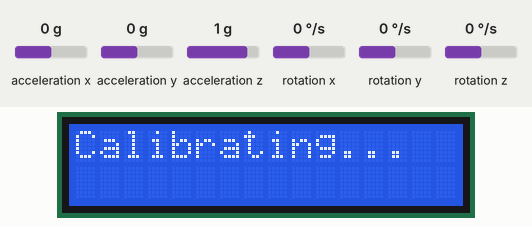
Simulated run of this sketch. Board: Arduino Uno, built with avr-gcc and run on an emulated ATmega328P. Parts: 16×2 character LCD. Inputs (shaded band) come from the test bench; at power-on: acceleration z 1 g, acceleration x 0 g, acceleration y 0 g, rotation x 0 °/s, rotation y 0 °/s, rotation z 0 °/s. What the sketch prints to the serial monitor is not drawn.

Above: at 1.6 s.
At 4.9 s:
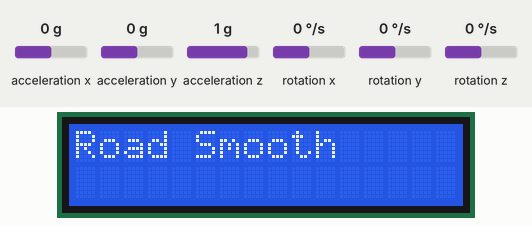
5.0 s: acceleration z set to -1.4 g
At 5.6 s:
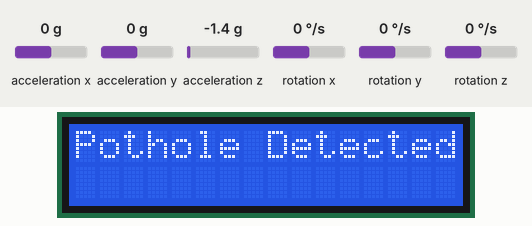
Timing chart, 0 to 8.0 s (numbered marks = the images above; inputs shaded):
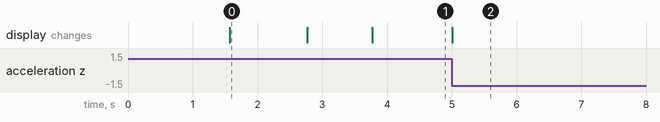

The sketch:

Code.ino
```cpp
#include <Wire.h>
#include <LiquidCrystal.h>
#include <MPU6050.h>

MPU6050 mpu;
LiquidCrystal lcd(12, 11, 5, 4, 3, 2);

int16_t ax, ay, az;
float accelZ;
float baseZ = 0;
bool calibrated = false;

void setup() {
  Wire.begin();
  Serial.begin(9600);
  lcd.begin(16, 2);
  lcd.print("Pothole Detect");
  delay(1500);
  lcd.clear();

  mpu.initialize();


  lcd.print("Calibrating...");
  long sumZ = 0;
  for (int i = 0; i < 100; i++) {
    mpu.getAcceleration(&ax, &ay, &az);
    sumZ += az;
    delay(10);
  }
  baseZ = sumZ / 100.0;
  calibrated = true;

  lcd.clear();
  lcd.print("Ready...");
  delay(1000);
  lcd.clear();
}

void loop() {
  mpu.getAcceleration(&ax, &ay, &az);
  accelZ = az;


  float diffZ = abs(accelZ - baseZ);

  Serial.print("Z: ");
  Serial.print(accelZ);
  Serial.print(" | Diff: ");
  Serial.println(diffZ);

  lcd.setCursor(0, 0);
  if (diffZ > 2000) {
    lcd.print("Pothole Detected");
  } else {
    lcd.print("Road Smooth     ");
  }

  delay(200);
}
```

Measured:
- after the input at 5.0 s, the display: changes at once (image 2)
- what the display in image 0 shows lasts 1.2 s, from 1.6 s to 2.8 s
